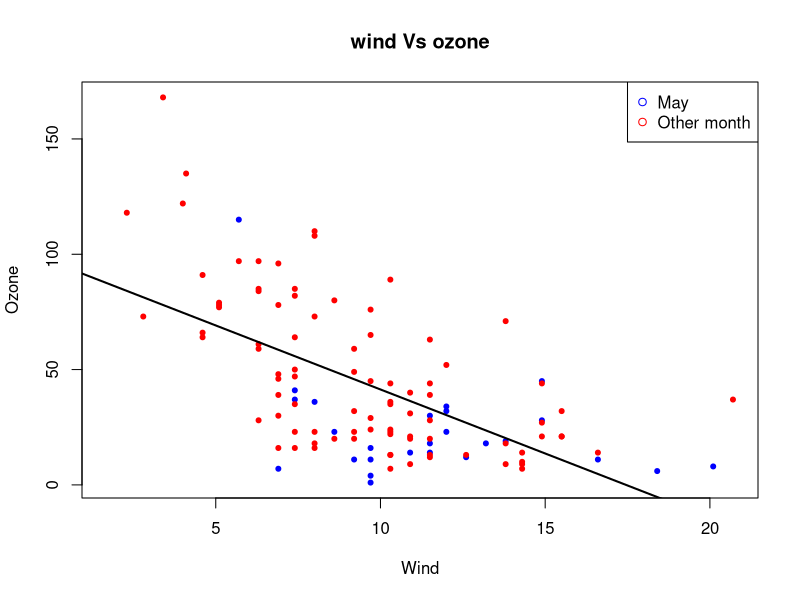
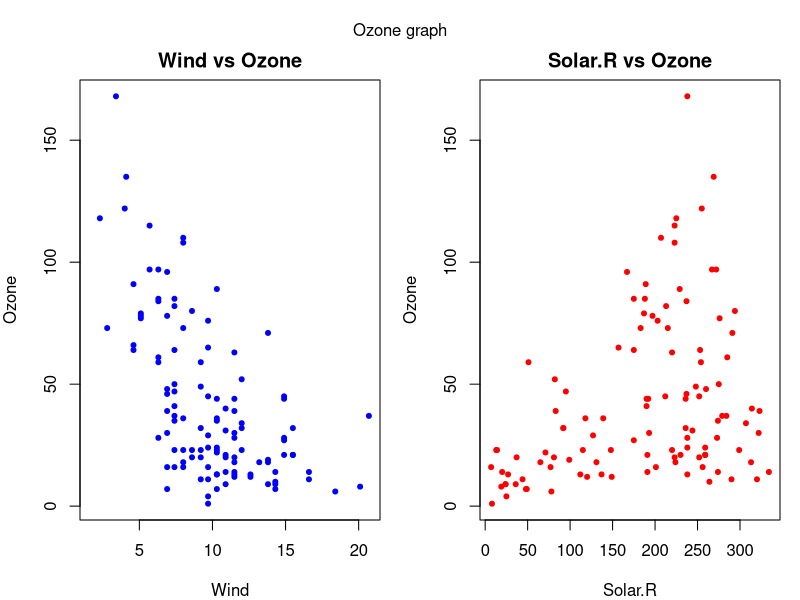

R code for these plots, in order:
library(datasets)
with(airquality, plot(Wind, Ozone , main = "wind Vs ozone", type = "n",)) #type = "n" - intialises the graphics , will not plot anything 
with(subset(airquality, Month == 5), points(Wind, Ozone, col = "blue" ,pch = 20))
with(subset(airquality, Month != 5), points(Wind, Ozone, col = "red" ,pch = 20))
legend("topright", pch = 1, col = c("blue", "red"), legend = c("May", "Other month"))

#to add a regression 
model <- lm(Ozone ~ Wind, airquality) 
abline(model, lw = 2)


#multiple plots 
par(mfrow = c(1,2), mar = c(4,4,2,1), oma = c(0,0,2,0))
with(airquality,{ 
     plot(Wind, Ozone, main = "Wind vs Ozone", col ="blue", pch = 20)
     plot(Solar.R, Ozone, main = "Solar.R vs Ozone", col = "red", pch = 20)
     mtext("Ozone graph", outer = TRUE)
     }
     )